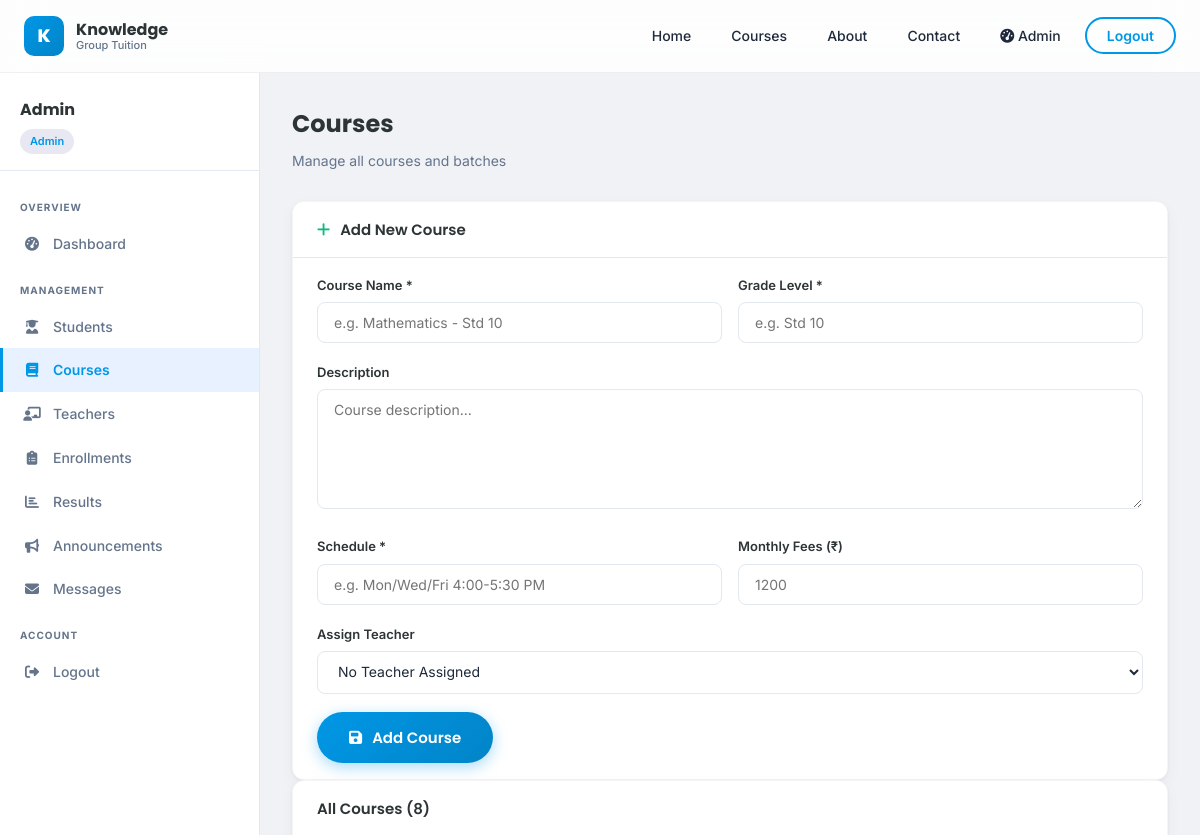
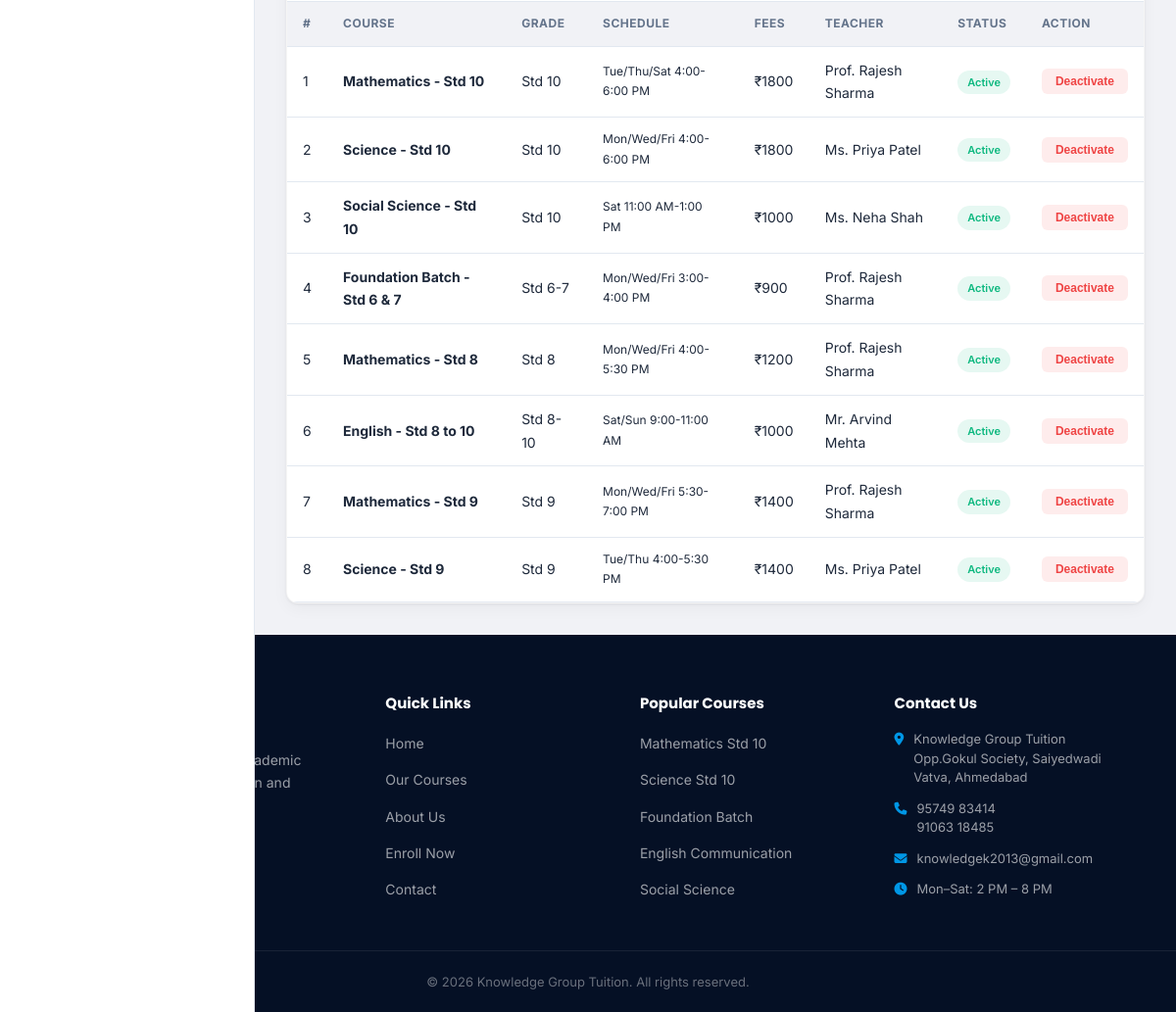
Screenshot of /admin/courses (signed in) with the database file from the repository (2 pictures, top to bottom).
### tables this page shows
CREATE TABLE courses (
    id INTEGER PRIMARY KEY AUTOINCREMENT,
    name TEXT NOT NULL,
    description TEXT,
    grade_level TEXT,
    schedule TEXT,
    fees REAL,
    teacher_id INTEGER,
    is_active INTEGER DEFAULT 1,
    created_at TIMESTAMP DEFAULT CURRENT_TIMESTAMP,
    FOREIGN KEY (teacher_id) REFERENCES teachers(id) ON DELETE SET NULL
);

CREATE TABLE teachers (
    id INTEGER PRIMARY KEY AUTOINCREMENT,
    name TEXT NOT NULL,
    subject TEXT,
    qualification TEXT,
    experience INTEGER DEFAULT 0,
    bio TEXT,
    photo TEXT,
    is_active INTEGER DEFAULT 1,
    created_at TIMESTAMP DEFAULT CURRENT_TIMESTAMP
);

### app.py (the view, shortened to what this page needs)
@app.route('/admin/courses', methods=['GET', 'POST'])
@admin_required
def admin_courses():
    db = get_db()
    cur = db.cursor()
    cur.execute("""SELECT c.*, t.name as teacher_name FROM courses c
                   LEFT JOIN teachers t ON c.teacher_id=t.id ORDER BY c.grade_level""")
    courses = cur.fetchall()
    cur.execute("SELECT * FROM teachers WHERE is_active=1")
    teachers = cur.fetchall()
    return render_template('admin/courses.html', courses=courses, teachers=teachers)

### app.py (called while the page is built)
def get_db():
    db = getattr(g, '_database', None)
    if db is None:
        db = g._database = sqlite3.connect(DATABASE)
        db.row_factory = sqlite3.Row
    return db

@app.teardown_appcontext
def close_connection(exception):
    db = getattr(g, '_database', None)
    if db is not None:
        db.close()

@app.context_processor
def inject_pending_requests():
    if 'user_id' in session and session.get('role') == 'admin':
        try:
            db = get_db()
            cur = db.cursor()
            cur.execute("SELECT COUNT(*) as count FROM enrollment_requests WHERE status='pending'")
            count = cur.fetchone()['count']
            return dict(pending_requests_count=count)
        except Exception:
            pass
    return dict(pending_requests_count=0)

def admin_required(f):
    @wraps(f)
    def decorated(*args, **kwargs):
        if 'user_id' not in session or session.get('role') != 'admin':
            flash('Admin access required.', 'danger')
            return redirect(url_for('index'))
        return f(*args, **kwargs)
    return decorated

### knowledge_group/templates/admin/courses.html (shortened to what this page needs)
{% extends 'base.html' %}
{% block content %}
{% from 'admin/_sidebar.html' import admin_sidebar %}
<div class="dashboard-layout">
    {{ admin_sidebar('courses') }}
    <div class="dashboard-content">
        <div class="dashboard-title">Courses</div>
        <div class="dashboard-subtitle">Manage all courses and batches</div>
        <div class="card">
            <div class="card-header"><h3><i class="fas fa-plus" style="color:var(--success)"></i> Add New Course</h3></div>
            <div class="card-body">
                <form method="POST">
                    <div class="form-row">
                        <div class="form-group"><label>Course Name *</label><input type="text" name="name" required placeholder="e.g. Mathematics - Std 10"></div>
                        <div class="form-group"><label>Grade Level *</label><input type="text" name="grade_level" required placeholder="e.g. Std 10"></div>
                    </div>
                    <div class="form-group"><label>Description</label><textarea name="description" rows="2" placeholder="Course description..."></textarea></div>
                    <div class="form-row">
                        <div class="form-group"><label>Schedule *</label><input type="text" name="schedule" required placeholder="e.g. Mon/Wed/Fri 4:00-5:30 PM"></div>
                        <div class="form-group"><label>Monthly Fees (₹)</label><input type="number" name="fees" step="0.01" placeholder="1200"></div>
                    </div>
                    <div class="form-group">
                        <label>Assign Teacher</label>
                        <select name="teacher_id"><option value="">No Teacher Assigned</option>{% for t in teachers %}<option value="{{ t.id }}">{{ t.name }} ({{ t.subject }})</option>{% endfor %}</select>
                    </div>
                    <button type="submit" class="btn-primary"><i class="fas fa-save"></i> Add Course</button>
                </form>
            </div>
        </div>
        <div class="card">
            <div class="card-header"><h3>All Courses ({{ courses|length }})</h3></div>
            <div class="table-wrap">
                <table>
                    <thead><tr><th>#</th><th>Course</th><th>Grade</th><th>Schedule</th><th>Fees</th><th>Teacher</th><th>Status</th><th>Action</th></tr></thead>
                    <tbody>
                    {% for c in courses %}
                    <tr>
                        <td>{{ loop.index }}</td>
                        <td><strong>{{ c.name }}</strong></td>
                        <td>{{ c.grade_level }}</td>
                        <td style="font-size:12px">{{ c.schedule }}</td>
                        <td>{% if c.fees %}₹{{ "%.0f"|format(c.fees) }}{% else %}—{% endif %}</td>
                        <td>{{ c.teacher_name or '—' }}</td>
                        <td><span class="badge {{ 'badge-success' if c.is_active else 'badge-danger' }}">{{ 'Active' if c.is_active else 'Inactive' }}</span></td>
                        <td>
                            <form method="POST" style="display:inline">
                                <button type="submit" class="btn-sm {{ 'btn-danger-btn' if c.is_active else 'btn-success' }}">{{ 'Deactivate' if c.is_active else 'Activate' }}</button>
                            </form>
                        </td>
                    </tr>
                    {% endfor %}
                    </tbody>
                </table>
            </div>
        </div>
    </div>
</div>
{% endblock %}

### knowledge_group/templates/base.html (shortened to what this page needs)
<!DOCTYPE html>
<html lang="en">
<head>
    <link rel="stylesheet" href="{{ url_for('static', filename='css/style.css') }}?v=3">
    <link rel="stylesheet" href="https://cdnjs.cloudflare.com/ajax/libs/font-awesome/6.5.0/css/all.min.css">
</head>
<body>
    <nav class="navbar" id="navbar">
        <div class="nav-container">
            <a href="{{ url_for('index') }}" class="nav-logo">
                <div class="logo-icon">K</div>
                <div class="logo-text">
                    <span class="logo-main">Knowledge</span>
                    <span class="logo-sub">Group Tuition</span>
                </div>
            </a>
            <ul class="nav-links" id="navLinks">
                <li><a href="{{ url_for('index') }}" >Home</a></li>
                <li><a href="{{ url_for('courses') }}" >Courses</a></li>
                <li><a href="{{ url_for('about') }}" >About</a></li>
                <li><a href="{{ url_for('contact') }}" >Contact</a></li>
                {% if 'user_id' in session %}
                {% if session.role == 'admin' %}
                <li><a href="{{ url_for('admin_dashboard') }}"><i class="fas fa-tachometer-alt"></i> Admin</a></li>
                {% else %}
                <li><a href="{{ url_for('student_dashboard') }}"><i class="fas fa-user-graduate"></i> My Portal</a></li>
                {% endif %}
                <li><a href="{{ url_for('logout') }}" class="btn-nav-outline">Logout</a></li>
                {% else %}
                <li><a href="{{ url_for('login') }}" class="btn-nav-outline">Login</a></li>
                <li><a href="{{ url_for('enroll') }}" class="btn-nav-fill">Enroll Now</a></li>
                {% endif %}
            </ul>
        </div>
    </nav>
    <main>
        {% block content %}{% endblock %}
    </main>
    <footer class="footer">
        <div class="footer-container">
            <div class="footer-brand">
                <div class="footer-logo">
                    <div class="logo-icon">K</div>
                    <div class="logo-text">
                        <span class="logo-main">Knowledge</span>
                        <span class="logo-sub">Group Tuition</span>
                    </div>
                </div>
                <p>Empowering students to achieve academic excellence through quality education and dedicated
                    mentorship.</p>
                <div class="footer-social">
                    <a href="https://www.instagram.com/knowledge_tuition_2013/" target="_blank"></a>
                    <a href="https://wa.me/9106318485"></a>
                    <a href="#"></a>
                </div>
            </div>
            <div class="footer-links">
                <h4>Quick Links</h4>
                <ul>
                    <li><a href="{{ url_for('index') }}">Home</a></li>
                    <li><a href="{{ url_for('courses') }}">Our Courses</a></li>
                    <li><a href="{{ url_for('about') }}">About Us</a></li>
                    <li><a href="{{ url_for('enroll') }}">Enroll Now</a></li>
                    <li><a href="{{ url_for('contact') }}">Contact</a></li>
                </ul>
            </div>
            <div class="footer-courses">
                <h4>Popular Courses</h4>
                <ul>
                    <li><a href="#">Mathematics Std 10</a></li>
                    <li><a href="#">Science Std 10</a></li>
                    <li><a href="#">Foundation Batch</a></li>
                    <li><a href="#">English Communication</a></li>
                    <li><a href="#">Social Science</a></li>
                </ul>
            </div>
            <div class="footer-contact">
                <h4>Contact Us</h4>
                <p><i class="fas fa-map-marker-alt"></i> Knowledge Group Tuition<br> Opp.Gokul Society,
                    Saiyedwadi<br>Vatva, Ahmedabad</p>
                <p><i class="fas fa-phone"></i>95749 83414<br>91063 18485</p>
                <p><i class="fas fa-envelope"></i> knowledgek2013@gmail.com</p>
                <p><i class="fas fa-clock"></i> Mon–Sat: 2 PM – 8 PM</p>
            </div>
        </div>
        <div class="footer-bottom">
            <p>© 2026 Knowledge Group Tuition. All rights reserved.</p>
        </div>
    </footer>
</body>
</html>

### knowledge_group/templates/admin/_sidebar.html (shortened to what this page needs)
{% macro admin_sidebar(active='') %}
<aside class="sidebar">
    <div class="sidebar-header"><div class="user-name">{{ session.name }}</div><div class="user-role" style="background:rgba(26,35,126,0.1);color:var(--primary)">Admin</div></div>
    <ul class="sidebar-nav">
        <div class="sidebar-section-title">Overview</div>
        <li><a href="{{ url_for('admin_dashboard') }}" {% if active=='dashboard' %}class="active"{% endif %}><i class="fas fa-tachometer-alt"></i> Dashboard</a></li>
        <div class="sidebar-section-title">Management</div>
        <li><a href="{{ url_for('admin_students') }}" {% if active=='students' %}class="active"{% endif %}><i class="fas fa-user-graduate"></i> Students</a></li>
        <li><a href="{{ url_for('admin_courses') }}" {% if active=='courses' %}class="active"{% endif %}><i class="fas fa-book"></i> Courses</a></li>
        <li><a href="{{ url_for('admin_teachers') }}" {% if active=='teachers' %}class="active"{% endif %}><i class="fas fa-chalkboard-teacher"></i> Teachers</a></li>
        <li><a href="{{ url_for('admin_enrollments') }}" ><i class="fas fa-clipboard-list"></i> Enrollments </a></li>
        <li><a href="{{ url_for('admin_results') }}" {% if active=='results' %}class="active"{% endif %}><i class="fas fa-chart-bar"></i> Results</a></li>
        <li><a href="{{ url_for('admin_announcements') }}" {% if active=='announcements' %}class="active"{% endif %}><i class="fas fa-bullhorn"></i> Announcements</a></li>
        <li><a href="{{ url_for('admin_messages') }}" {% if active=='messages' %}class="active"{% endif %}><i class="fas fa-envelope"></i> Messages</a></li>
        <div class="sidebar-section-title">Account</div>
        <li><a href="{{ url_for('logout') }}"><i class="fas fa-sign-out-alt"></i> Logout</a></li>
    </ul>
</aside>
{% endmacro %}

### rows the page displays
courses: name "Mathematics - Std 10", grade_level "Std 10", schedule "Tue/Thu/Sat 4:00-6:00 PM", fees "1800", name "Prof. Rajesh Sharma", is_active "Active", is_active "Deactivate"
courses: name "Science - Std 10", grade_level "Std 10", schedule "Mon/Wed/Fri 4:00-6:00 PM", fees "1800", name "Ms. Priya Patel", is_active "Active", is_active "Deactivate"
courses: name "Social Science - Std 10", grade_level "Std 10", schedule "Sat 11:00 AM-1:00 PM", fees "1000", name "Ms. Neha Shah", is_active "Active", is_active "Deactivate"
courses: name "Foundation Batch - Std 6 & 7", grade_level "Std 6-7", schedule "Mon/Wed/Fri 3:00-4:00 PM", fees "900", name "Prof. Rajesh Sharma", is_active "Active", is_active "Deactivate"
courses: name "Mathematics - Std 8", grade_level "Std 8", schedule "Mon/Wed/Fri 4:00-5:30 PM", fees "1200", name "Prof. Rajesh Sharma", is_active "Active", is_active "Deactivate"
courses: name "English - Std 8 to 10", grade_level "Std 8-10", schedule "Sat/Sun 9:00-11:00 AM", fees "1000", name "Mr. Arvind Mehta", is_active "Active", is_active "Deactivate"
courses: name "Mathematics - Std 9", grade_level "Std 9", schedule "Mon/Wed/Fri 5:30-7:00 PM", fees "1400", name "Prof. Rajesh Sharma", is_active "Active", is_active "Deactivate"
courses: name "Science - Std 9", grade_level "Std 9", schedule "Tue/Thu 4:00-5:30 PM", fees "1400", name "Ms. Priya Patel", is_active "Active", is_active "Deactivate"

### other values shown
{{ session.name }} "Admin"
{{ courses|length }} "8"
